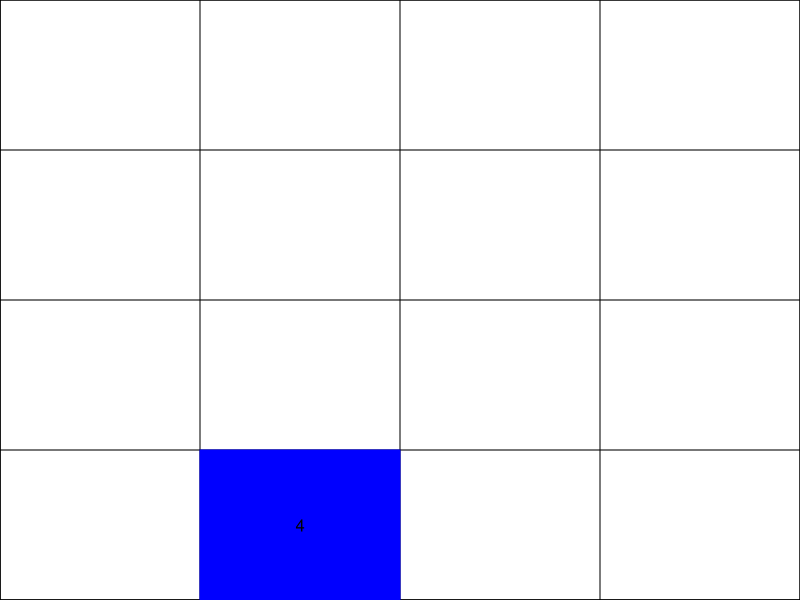

Reproduce this figure in R.
# Feito por: Rodrigo Coster - 2014
# www.dadosaleatorios.com.br

joga <- function(mapa = c(4, 4), base = 2, maximo = 11, sorteio = 1:2, multi = FALSE, cores = topo.colors) {
	plot.2048 <- function(mapa, base, maxpow, cores) {
		nCol <- ncol(mapa)
		nRow <- nrow(mapa)
		maxpow <- max(maxpow, mapa)
		cores <- cores(maxpow)
		par(mar = rep(0, 4), xaxs = 'i', yaxs = 'i')
		plot(0, type = 'n', xlim = c(0, nCol), ylim = c(0, nRow))
		abline(v = 0:nCol)
		abline(h = 0:nRow)
		for (i in 1:nCol) {
			for (j in 1:nRow) {
				if (mapa[j, i] > 0) {
					rect(i - 1, nRow - j, i, nRow - j + 1, density = NA, col = cores[mapa[j, i]])
					text(x = i - .5, y = nRow - j + .5, labels = base ^ mapa[j, i])
				}
			}
		}
	}

	move.2048 <- function(mapa, dir, sorteio, multi, bas) {
		sub.move <- function(x, dir, multi) {
			tam.inicial <- length(x)
			x <- x[x!=0]
			somou <- rep(FALSE, length(x))
			if (dir > 2) { x <- rev(x) }
			i <- length(x)
			# while (i <= length(x)) {
			while (i > 1) {
				if ((x[i-1] == x[i]) && (somou[i] == FALSE)) { 
					x[i-1] <- x[i-1] + 1
					pontos <<- pontos + (base ^ x[i])
					x <- x[-i]
					somou <- somou[-i]
					if (multi == FALSE) {
						somou[i-1] <- TRUE
					}
				}
				i <- i - 1
				# i <- i + 1
			}
			x <- c(x, rep(0, tam.inicial - length(x)))
			if (dir > 2) { x <- rev(x) }
			return(x)
		}
		if (dir %in% c(1, 3)) { mapa <- apply(mapa, 2, sub.move, dir = dir, multi = multi) } # Cima (1) e baixo (3)
		else { mapa <- t(apply(mapa, 1, sub.move, dir = dir, multi = multi)) } # Esquerda (2) e direita (4)
		return(mapa)
	}
	
	tecla <- function(x, map = mapa, mult = multi, bas = base, maxi = maximo, core = cores, pts = pontos) {
		if (x %in% c('Up', 'Left', 'Down', 'Right')) {
			map <- move.2048(map, if (x == 'Up') { 1 } else if (x == 'Left') { 2 } else if (x == 'Down') { 3 } else if (x == 'Right') { 4 }, multi = mult, bas = base)
			if (any(map != mapa)) {
				mapa <<- map
				if (any(mapa == 0)) {
					mapa[sample(which(mapa == 0), 1)] <<- sample(sorteio, 1)
					plot.2048(mapa, base = bas, maxpow = maxi, cores = core)
					Sys.sleep(.1)
				}
			}
		}
		if ((all(mapa[, -1] != mapa[, -ncol(mapa)])) & (all(mapa[-1, ] != mapa[-nrow(mapa), ])) & (all(mapa != 0))) {
			stop(sprintf('Fim! Pontuação: %d', pts))
		}
	}
	
	pontos <- 0
	mapa <- matrix(0, nrow = mapa[1], ncol = mapa[2])
	mapa[sample(1:(ncol(mapa) * nrow(mapa)), 1)] <- sample(sorteio, 1)
	plot.2048(mapa, base = base, maxpow = maximo, cores = cores)
	getGraphicsEvent(prompt = "Boa sorte!", onKeybd = tecla)
}

joga()
